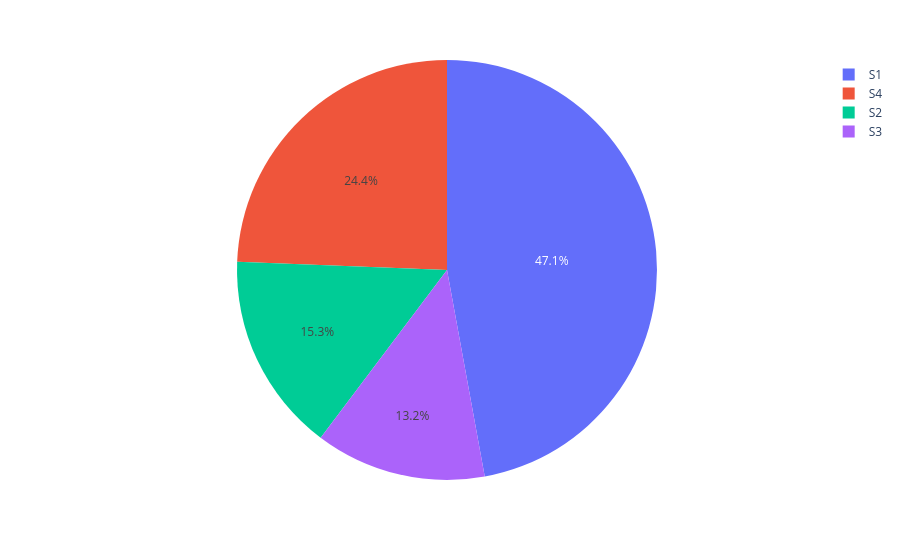

Notebook source saved alongside this figure:
### Code cell
pie = dataset["Store_Type"].value_counts()
store = pie.index
orders = pie.values
fig = px.pie(values = orders, names = store)
fig.show()

### Figure 1 — Plotly figure (JSON) as saved in the notebook; plotly's stock layout.template omitted (floating-point values rounded to 4 significant figures)
{"data": [{"domain": {"x": [0, 1], "y": [0, 1]}, "hovertemplate": "label=%{label}<br>value=%{value}<extra></extra>", "labels": ["S1", "S4", "S2", "S3"], "legendgroup": "", "name": "", "showlegend": true, "type": "pie", "values": [88752, 45924, 28896, 24768]}], "layout": {"legend": {"tracegroupgap": 0}, "margin": {"t": 60}}}
